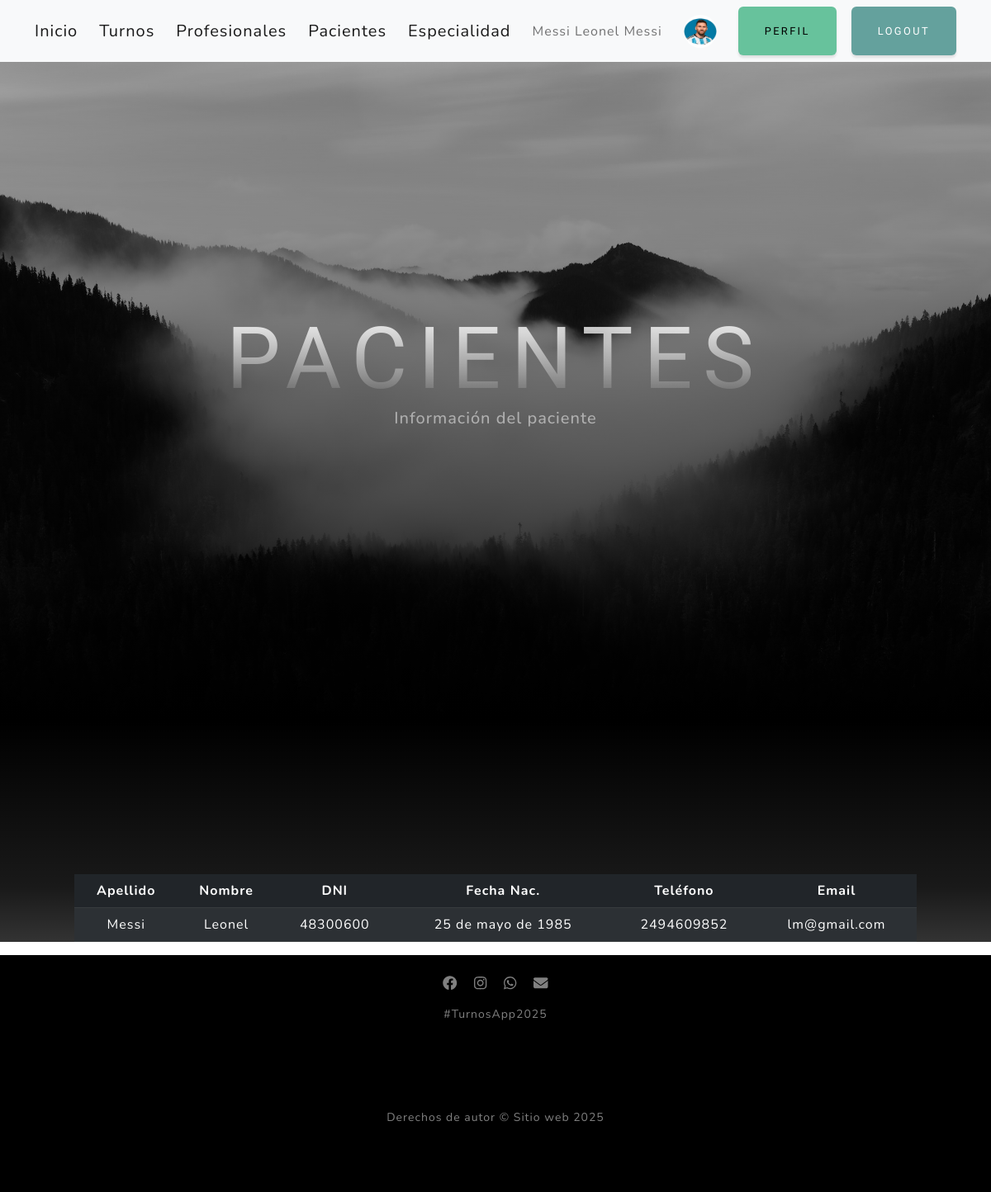
Page /pacientes/ (signed in) on the committed database.
### turnos_app/models.py (models this page shows, shortened)
class Profile(models.Model):
    user = models.OneToOneField(User, on_delete=models.CASCADE)
    avatar = models.ImageField(
        upload_to='avatars/',
        default='avatars/default.png'
    )

class Paciente(models.Model):
    user = models.OneToOneField(User, on_delete=models.CASCADE)
    dni = models.CharField(max_length=20, unique=True)
    fecha_nacimiento = models.DateField()
    telefono = models.CharField(max_length=30, blank=True, null=True)

### turnos_app/views.py (the view)
# urls.py: path("pacientes/", PacienteListView.as_view(), name="paciente_list"),
class PacienteListView(LoginRequiredMixin, ListView):
    model = Paciente
    template_name = "turnos_app/paciente_list.html"
    context_object_name = "pacientes"
    def get_queryset(self):
        return Paciente.objects.filter(user=self.request.user)

### turnos_app/templates/turnos_app/paciente_list.html (shortened to what this page needs)
{% extends 'turnos_app/index.html' %}
{% block titulo %}
<h1 class="mx-auto my-0 text-uppercase">Pacientes</h1>
<h2 class="text-white-50 mx-auto mt-2 mb-5">
    Información del paciente
</h2>
{% endblock titulo %}
{% block contenido %}
<div class="container mt-4">
    <table class="table table-dark table-striped table-hover">
        <thead>
            <tr>
                <th>Apellido</th>
                <th>Nombre</th>
                <th>DNI</th>
                <th>Fecha Nac.</th>
                <th>Teléfono</th>
                <th>Email</th>
            </tr>
        </thead>
        <tbody>
            {% for paciente in pacientes %}
            <tr>
                <td>{{ paciente.user.last_name|default:"-" }}</td>
                <td>{{ paciente.user.first_name|default:"-" }}</td>
                <td>{{ paciente.dni }}</td>
                <td>{{ paciente.fecha_nacimiento }}</td>
                <td>{{ paciente.telefono|default:"-" }}</td>
                <td>{{ paciente.user.email|default:"-" }}</td>
            </tr>
            {% empty %}
            <tr>
                <td colspan="7" class="text-center text-muted">
                    No hay información de paciente disponible
                </td>
            </tr>
            {% endfor %}
        </tbody>
    </table>
</div>
{% endblock contenido %}

### turnos_app/templates/turnos_app/index.html (shortened to what this page needs)
<!DOCTYPE html>
<html lang="en">
<head>
    {% load static %}
    <link href="{% static 'css/styles.css' %}" rel="stylesheet" />
    <link rel="stylesheet" href="https://cdnjs.cloudflare.com/ajax/libs/font-awesome/6.4.0/css/all.min.css">
</head>
<body id="page-top">
<nav class="navbar navbar-light bg-light static-top">
    <div class="container">
        <a class="navbar-brand" href="{% url 'inicio' %}">Inicio</a>
        {% if user.is_authenticated %}
            <a class="navbar-brand" href="{% url 'turno_list' %}">Turnos</a>
            <a class="navbar-brand" href="{% url 'profesional_list' %}">Profesionales</a>
            <a class="navbar-brand" href="{% url 'paciente_list' %}">Pacientes</a>
            <a class="navbar-brand" href="{% url 'especialidad_list' %}">Especialidad</a>
            <span class="navbar-text me-3">
                {{ user.username }} {{ user.first_name }} {{ user.last_name }}
            </span>
            <div class="me-3">
                <a href="{% url 'perfil' %}" title="Ir al perfil">
                    {% if user.profile and user.profile.avatar %}
                        <img src="{{ user.profile.avatar.url }}"
                             height="40"
                             width="40"
                             class="rounded-circle"
                             alt="Avatar">
                    {% else %}
                        <img src="/media/avatars/default.jpg"
                             height="40"
                             width="40"
                             class="rounded-circle"
                             alt="Avatar por defecto">
                    {% endif %}
                </a>
            </div>
            <a class="btn btn-success me-2" href="{% url 'perfil' %}">Perfil</a>
            <form action="{% url 'logout' %}" method="post" class="d-inline">
                <button type="submit" class="btn btn-primary">Logout</button>
            </form>
        {% else %}
            <a class="btn btn-primary me-2" href="{% url 'login' %}">Login</a>
            <a class="btn btn-success" href="{% url 'register' %}">Registrarse</a>
        {% endif %}
    </div>
</nav>
<header class="masthead">
    <div class="container px-4 px-lg-5 d-flex h-100 align-items-center justify-content-center">
        <div class="text-center">
            {% block titulo %}{% endblock titulo %}
        </div>
    </div>
</header>
<section class="about-section text-center" id="about">
    <div class="container px-4 px-lg-5">
        {% block contenido %}{% endblock contenido %}
    </div>
</section>
<footer class="footer bg-black small text-center text-white-50 py-4">
    <div class="container px-4 px-lg-5">
        <div class="mb-3">
            <a class="mx-2 text-white-50" href="#"><i class="fab fa-facebook fa-lg"></i></a>
            <a class="mx-2 text-white-50" href="#"><i class="fab fa-instagram fa-lg"></i></a>
            <a class="mx-2 text-white-50" href="#"><i class="fab fa-whatsapp fa-lg"></i></a>
            <a class="mx-2 text-white-50" href="#"><i class="fas fa-envelope fa-lg"></i></a>
        </div>
        <div>#TurnosApp2025</div>
    </div>
</footer>
<footer class="footer bg-black small text-center text-white-50">
    <div class="container px-4 px-lg-5">
        Derechos de autor &copy; Sitio web 2025
    </div>
</footer>
</body>
</html>

### rows in the picture
Paciente: user.last_name "Messi", user.first_name "Leonel", dni "48300600", fecha_nacimiento "25 de mayo de 1985", telefono "2494609852", user.email "lm@gmail.com"

### other values in the picture
{{ user.username }} "Messi"
{{ user.first_name }} "Leonel"
{{ user.last_name }} "Messi"
